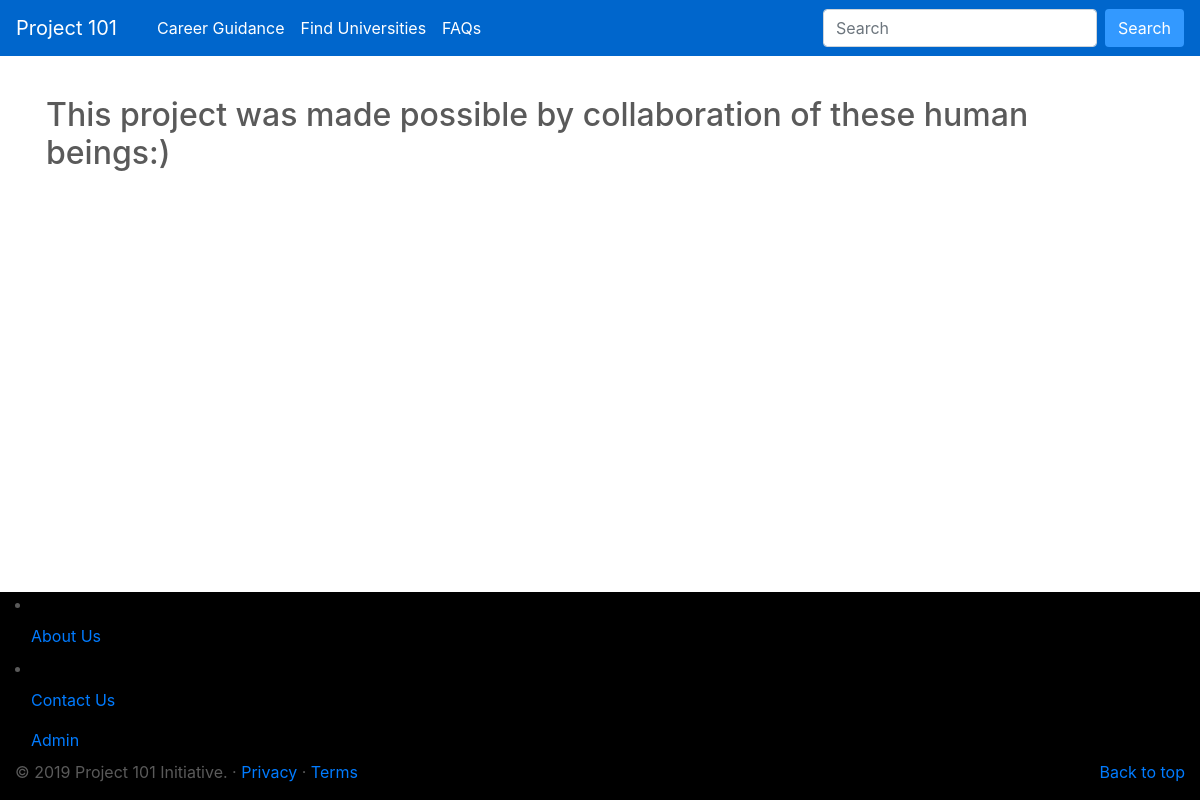
The app's page /about, older data.
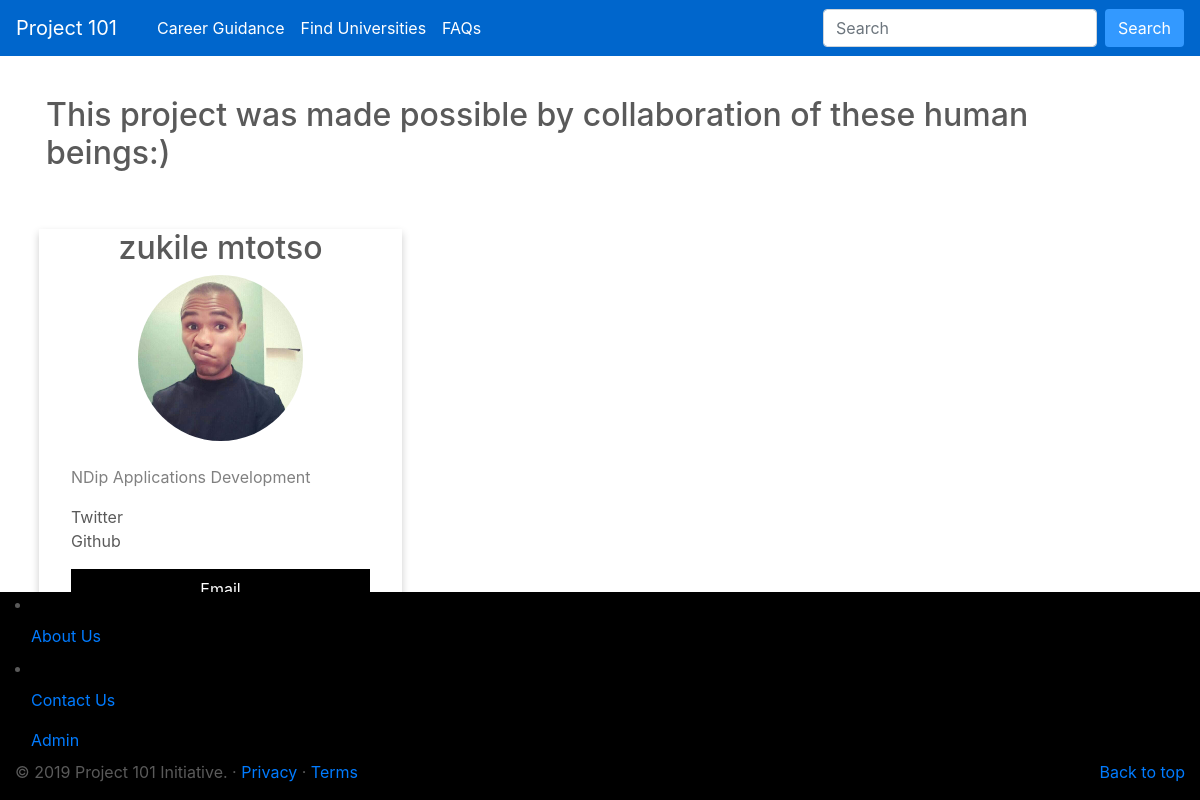
The same page, newer data.
### about/models.py (models this page shows, shortened)
class Creator(models.Model):
    name = models.CharField(max_length=100)
    surname = models.CharField(max_length=100)
    photo = models.ImageField(upload_to='about/creators/', validators=[image_validation_extension])
    qualification = models.CharField(max_length=100)
    college = models.CharField(max_length=100)
    github = models.CharField(max_length=100)
    twitter = models.CharField(max_length=100)

### about/views.py (the view)
# urls.py: path('about', views.about, name='about'),
def about(request):
    context = {
        'about': About.objects.all(),
        'creators': Creator.objects.all()
    }
    return render(request, 'about/about.html', context)

### about/templates/about/about.html (shortened to what this page needs)
{% extends "home/base.html" %}
{% load static %}
{% block content%}
<br><br>
<div class="container">
<h2>This project was made possible by collaboration of these human beings:) </h2><br><br>
<div class="row">
  <div class="column">
  {% for creator in creators%}
    <div id="card" class="container">
     <h2 id="name">{{creator.name}} {{creator.surname}}</h2>
      <img id="img-profile"src="{{creator.photo.url}}" alt="Jane">
      <div class="container"><br>
        <p class="title">{{creator.qualification}}</p>
      <a href="{{creator.twitter}}"> <i class="fa fa-twitter"> </a></i>Twitter
        <p><a href="{{creator.github}}"></a> Github</p>
        <p><button class="button">Email</button></p>
      </div>
    </div>
    {% endfor %}
  </div>
</div>
</div>
{% endblock content %}

Row changes from the older to the newer data that the page shows:
added Creator: name "zukile", surname "mtotso", photo (picture), qualification "NDip Applications Development"
